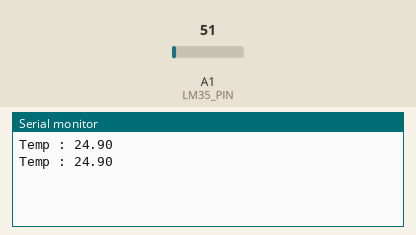
The sketch below on a simulated Arduino Uno, built with avr-gcc and run on an emulated ATmega328P. On the bench: the last lines printed to the serial monitor. Inputs (shaded band) come from the test bench; at power-on: A1 (LM35_PIN) = 51.

Above: at 10.8 s.
10.9 s: A1 (LM35_PIN) set to 61
At 20.7 s:
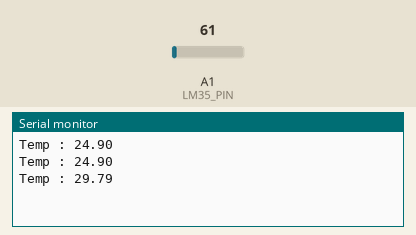
20.9 s: A1 (LM35_PIN) set to 71
At 30.7 s:
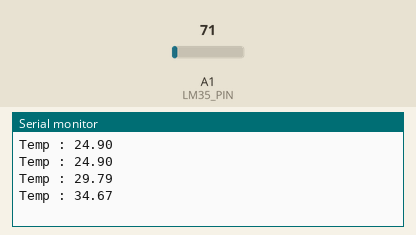
Timing chart, 0 to 32.2 s (numbered marks = the images above; inputs shaded):
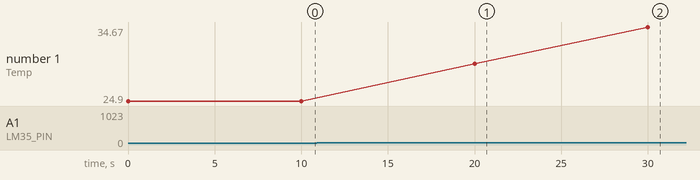

The sketch:

Arduino_LM35.ino
```cpp
#define LM35_PIN A1
void setup() {
  pinMode(LM35_PIN , INPUT);
  Serial.begin(9600);
}

void loop() {
  float value = analogRead(LM35_PIN);
  float temp = (value/1024.0*5.0)/0.01;
  Serial.print("Temp : ");
  Serial.println(temp);
  delay(10000);
}
```

Measured:
- after the input at 10.9 s, the serial monitor: prints a new line after 9.1 s (image 1)
- after the input at 20.9 s, the serial monitor: prints a new line after 9.1 s (image 2)
- plotted number 1: 24.9 → 29.79 after the input at 10.9 s, 29.79 → 34.67 after the input at 20.9 s
